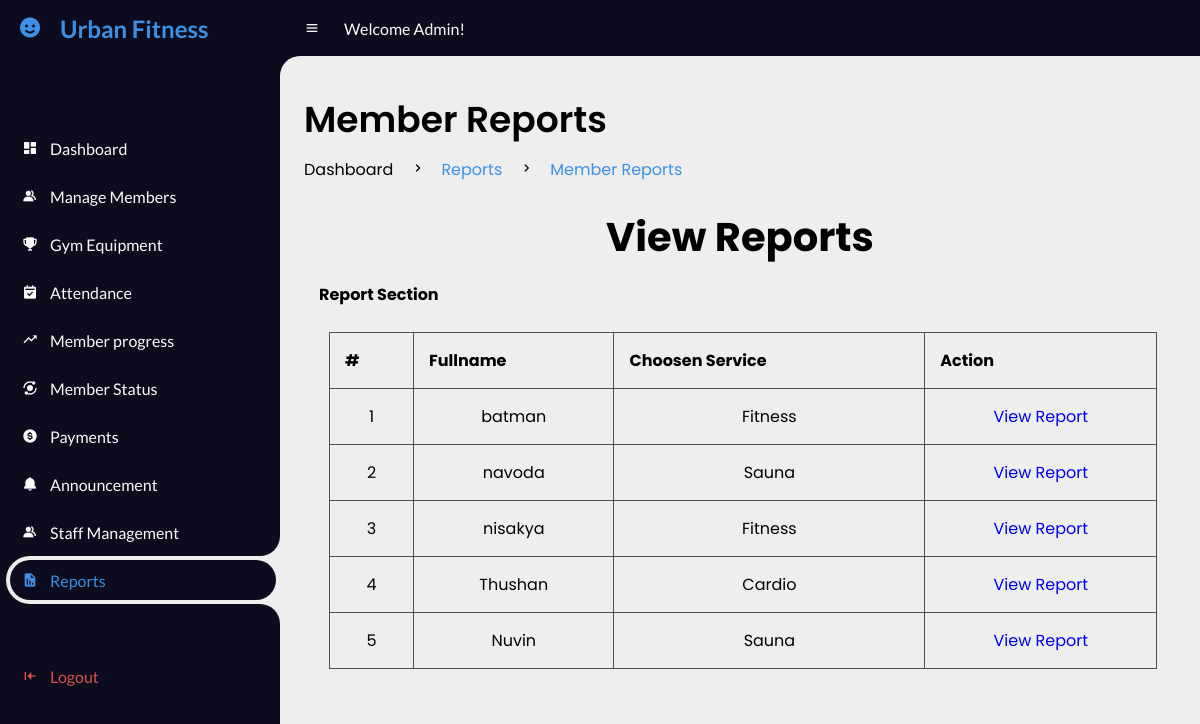
The page /UrbanFitness/1Admin/reportMember.php (signed in) on the database its author committed.
### tables this page shows
CREATE TABLE `members` (
  `user_id` int(11) NOT NULL,
  `fullname` varchar(20) NOT NULL,
  `email` varchar(20) NOT NULL,
  `password` varchar(100) NOT NULL,
  `gender` varchar(20) NOT NULL,
  `dor` date NOT NULL,
  `services` varchar(50) NOT NULL,
  `amount` int(100) NOT NULL,
  `paid_date` date NOT NULL,
  `p_year` int(11) NOT NULL,
  `plan` varchar(100) NOT NULL,
  `address` varchar(20) NOT NULL,
  `contact` varchar(100) NOT NULL,
  `status` varchar(20) NOT NULL DEFAULT 'Active',
  `attendance_count` int(100) NOT NULL,
  `ini_weight` int(100) NOT NULL DEFAULT 0,
  `curr_weight` int(100) NOT NULL DEFAULT 0,
  `ini_bodytype` varchar(50) NOT NULL,
  `curr_bodytype` varchar(50) NOT NULL,
  `progress_date` date NOT NULL,
  `reminder` int(11) NOT NULL DEFAULT 0
);

### UrbanFitness/1Admin/reportMember.php (the view, shortened to what this page needs)
<!DOCTYPE html>
<html lang="en">
<head>
    <link href='https://unpkg.com/boxicons@2.0.9/css/boxicons.min.css' rel='stylesheet'>
    <link rel="stylesheet" href="css/progressmb.css">
</head>
<body>
    <section id="sidebar">
        <a href="#" class="brand">
            <i class='bx bxs-smile'></i>
            <span class="text">Urban Fitness</span>
        </a>
        <ul class="side-menu top">
            <li>
                <a href="index.php">
                    <i class='bx bxs-dashboard'></i>
                    <span class="text">Dashboard</span>
                </a>
            </li>
            <li>
                <a href="managemb.php">
                    <i class='bx bxs-group'></i>
                    <span class="text">Manage Members</span>
                </a>
            </li>
            <li>
                <a href="managegym.php">
                    <i class='bx bxs-trophy'></i>
                    <span class="text">Gym Equipment</span>
                </a>
            </li>
            <li>
                <a href="attendance.php">
                    <i class='bx bxs-calendar-check'></i>
                    <span class="text">Attendance</span>
                </a>
            </li>
            <li>
                <a href="progressmb.php">
                    <i class='bx bx-trending-up'></i>
                    <span class="text">Member progress</span>
                </a>
            </li>
            <li>
                <a href="statusmb.php">
                    <i class='bx bxs-analyse'></i>
                    <span class="text">Member Status</span>
                </a>
            </li>
            <li>
                <a href="paymentmb.php">
                    <i class='bx bxs-dollar-circle'></i>
                    <span class="text">Payments</span>
                </a>
            </li>
            <li>
                <a href="announcement.php">
                    <i class='bx bxs-bell'></i>
                    <span class="text">Announcement</span>
                </a>
            </li>
            <li>
                <a href="managestaff.php">
                    <i class='bx bxs-group'></i>
                    <span class="text">Staff Management</span>
                </a>
            </li>
            <li class="active">
                <a href="report.php">
                    <i class='bx bxs-report'></i>
                    <span class="text">Reports</span>
                </a>
            </li>
        </ul>
        <ul class="side-menu">
            <li>
                <a href="../logout.php" class="logout">
                    <i class='bx bxs-arrow-to-left'></i>
                    <span class="text">Logout</span>
                </a>
            </li>
        </ul>
    </section>
    <section id="content">
        <nav>
            <i class='bx bx-menu'></i>
            <a class="nav-link">Welcome Admin!</a>
        </nav>
        <main>
            <div class="head-title">
                <div class="left">
                    <h1>Member Reports</h1>
                    <ul class="breadcrumb">
                        <li>
                            <a href="#">Dashboard</a>
                        </li>
                        <li><i class='bx bx-chevron-right'></i></li>
                        <li>
                            <a class="active" href="report.php">Reports</a>
                        </li>
                        <li><i class='bx bx-chevron-right'></i></li>
                        <li>
                            <a class="active" href="reportMember.php">Member Reports</a>
                        </li>
                    </ul>
                </div>
            </div>
            <div id="content2">
                <div id="content2-header">
                    <br>
                    <h1 class="text-center" style="text-align:center; font-size: 40px;">View Reports <i class="fas fa-file"></i></h1>
                </div>
                <div class="container-fluid">
                    <div class="row-fluid">
                        <div class="span12">
                            <div class='widget-box'>
                                <div class='widget-title'> <span class='icon'> <i class='fas fa-th'></i> </span>
                                    <h5 style="margin:15px; font-size: 16px;">Report Section</h5>
                                </div>
                                <div class='widget-content nopadding'>
                                    <?php
                                    include "dbcon.php";
                                    $qry = "select * from members";
                                    $cnt = 1;
                                    $result = mysqli_query($conn, $qry);
                                    echo "<table class='table table-bordered table-hover'>
              <thead>
                <tr>
                  <th>#</th>
                  <th>Fullname</th>
                  <th>Choosen Service</th>
                  <th>Action</th>
                </tr>
              </thead>";
                                    while ($row = mysqli_fetch_array($result)) { ?>
                                        <tbody>
                                            <td>
                                                <div class='text-center'><?php echo $cnt; ?></div>
                                            </td>
                                            <td>
                                                <div class='text-center'><?php echo $row['fullname']; ?></div>
                                            </td>
                                            <td>
                                                <div class='text-center'><?php echo $row['services']; ?></div>
                                            </td>
                                            <td>
                                                <div class='text-center'><a href="reportMemberView.php?id= <?php echo $row['user_id'] ?>"><i class="fas fa-file"></i> View Report</a></div>
                                            </td>
                                        </tbody>
                                    <?php
                                        $cnt++;
                                    }
                                    ?>
                                    </table>
                                </div>
                            </div>
                        </div>
                    </div>
                </div>
            </div>
        </main>
    </section>
</body>
</html>

### UrbanFitness/1Admin/css/progressmb.css (style rules this page uses)
* { margin: 0; padding: 0; box-sizing: border-box; }
a { text-decoration: none; }
li { list-style: none; }
:root { --poppins: 'Poppins', sans-serif; --lato: 'Lato', sans-serif; --light: #0C0C1E; --blue: #3C91E6; --light-blue: #CFE8FF; --grey: #060714; --dark-grey: #AAAAAA; --dark: #FBFBFB; --red: #DB504A; --yellow: #FFCE26; --light-yellow: #FFF2C6; --orange: #FD7238; --light-orange: #FFE0D3; --light-green: hsl(160, 67%, 74%); }
html { overflow-x: hidden; }
body { background: #eee; overflow-x: hidden; }
#sidebar { position: fixed; top: 0; left: 0; width: 280px; height: 100%; background: var(--light); z-index: 2000; font-family: var(--lato); transition: .3s ease; overflow-x: hidden; scrollbar-width: none; }
#sidebar .brand { font-size: 24px; font-weight: 700; height: 56px; display: flex; align-items: center; color: var(--blue); position: sticky; top: 0; left: 0; background: var(--light); z-index: 500; padding-bottom: 20px; box-sizing: content-box; }
#sidebar .brand .bx { min-width: 60px; display: flex; justify-content: center; }
#sidebar .side-menu { width: 100%; margin-top: 48px; }
#sidebar .side-menu li { height: 48px; background: transparent; margin-left: 6px; border-radius: 48px 0 0 48px; padding: 4px; }
#sidebar .side-menu li.active { background: #eee; position: relative; }
#sidebar .side-menu li.active::before { content: ''; position: absolute; width: 40px; height: 40px; border-radius: 50%; top: -40px; right: 0; box-shadow: 20px 20px 0 #eee; z-index: -1; }
#sidebar .side-menu li.active::after { content: ''; position: absolute; width: 40px; height: 40px; border-radius: 50%; bottom: -40px; right: 0; box-shadow: 20px -20px 0 #eee; z-index: -1; }
#sidebar .side-menu li a { width: 100%; height: 100%; background: var(--light); display: flex; align-items: center; border-radius: 48px; font-size: 16px; color: var(--dark); white-space: nowrap; overflow-x: hidden; }
#sidebar .side-menu.top li.active a { color: var(--blue); }
#sidebar .side-menu li a.logout { color: var(--red); }
#sidebar .side-menu li a .bx { min-width: calc(60px - ((4px + 6px) * 2)); display: flex; justify-content: center; }
#content { position: sticky; width: calc(100% - 280px); left: 280px; transition: .3s ease; }
#content nav { height: 56px; background: var(--light); padding: 0 24px; display: flex; align-items: center; grid-gap: 24px; font-family: var(--lato); position: sticky; top: 0; left: 0; z-index: 1000; }
#content nav::before { content: ''; position: absolute; width: 40px; height: 40px; bottom: -40px; left: 0; border-radius: 50%; box-shadow: -20px -20px 0 var(--light); }
#content nav a { color: var(--dark); }
#content nav .bx.bx-menu { cursor: pointer; color: var(--dark); }
#content nav .nav-link { font-size: 16px; transition: .3s ease; }
#content main { width: 100%; padding: 36px 24px; font-family: var(--poppins); max-height: calc(100vh - 56px); overflow-y: auto; }
#content main .head-title { display: flex; align-items: center; justify-content: space-between; grid-gap: 16px; flex-wrap: wrap; }
#content main .head-title .left h1 { font-size: 36px; font-weight: 600; margin-bottom: 10px; color: black; }
#content main .head-title .left .breadcrumb { display: flex; align-items: center; grid-gap: 16px; }
#content main .head-title .left .breadcrumb li { color: black; }
#content main .head-title .left .breadcrumb li a { color: black; pointer-events: none; }
#content main .head-title .left .breadcrumb li a.active { color: var(--blue); pointer-events: unset; }

### UrbanFitness/1Admin/reportMember.php (style rules this page uses)
table { border-collapse: collapse; width: 95%; margin: 25px; }
th, td { padding: 15px; text-align: center; border: 1px solid #505050; }
th { text-align: left; }

### rows shown on the page
members: fullname "batman", services "Fitness"
members: fullname "navoda", services "Sauna"
members: fullname "nisakya", services "Fitness"
members: fullname "Thushan", services "Cardio"
members: fullname "Nuvin", services "Sauna"
